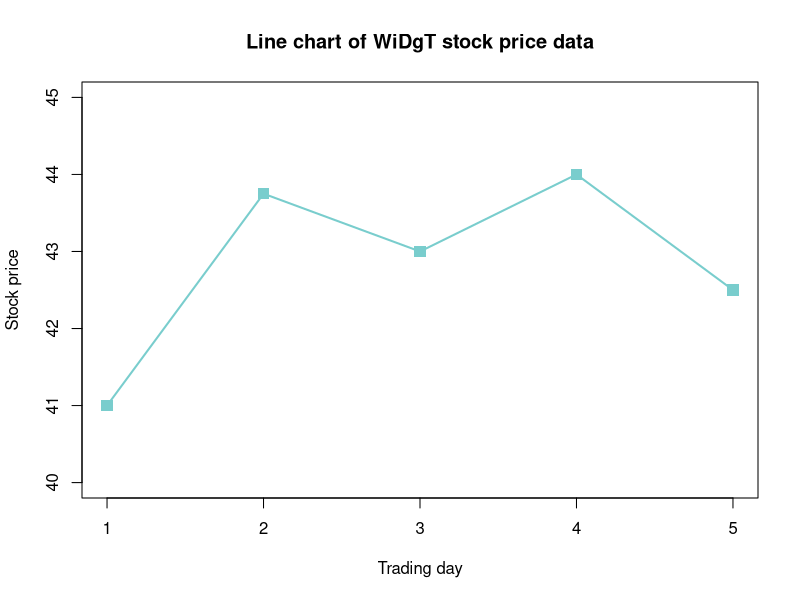
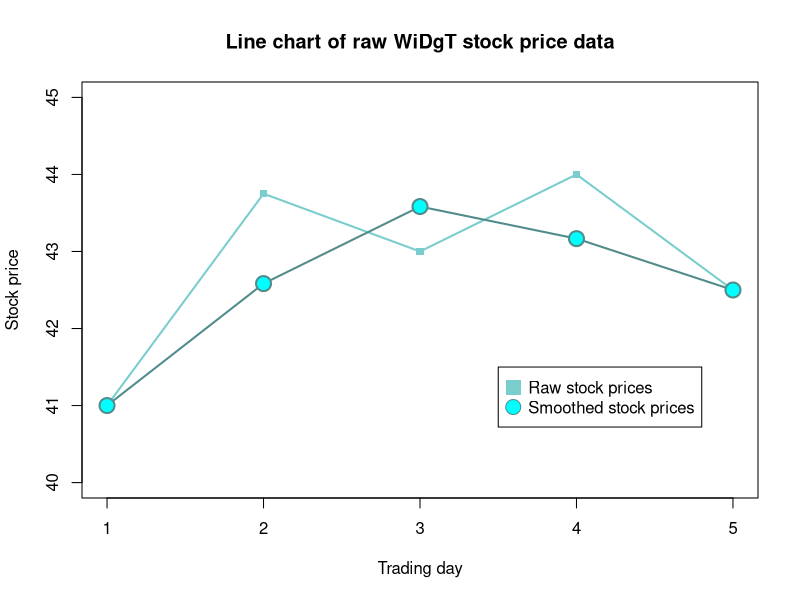
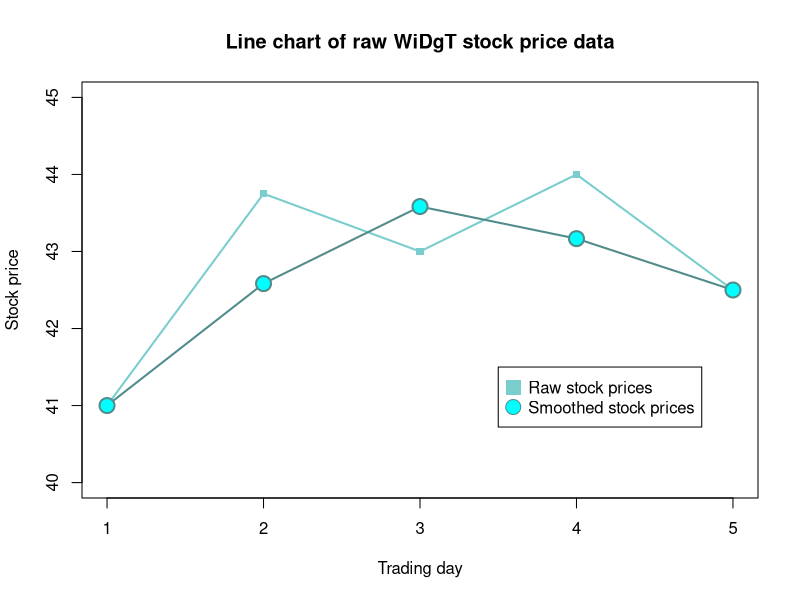
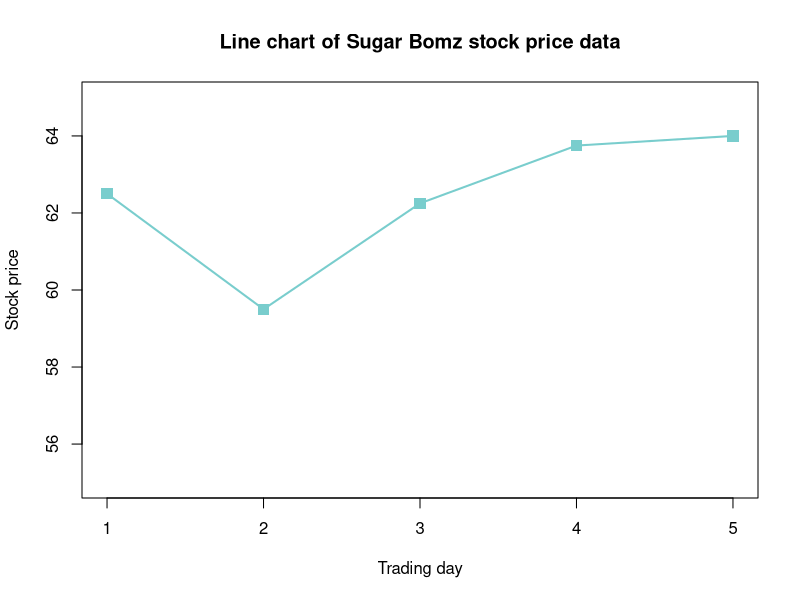
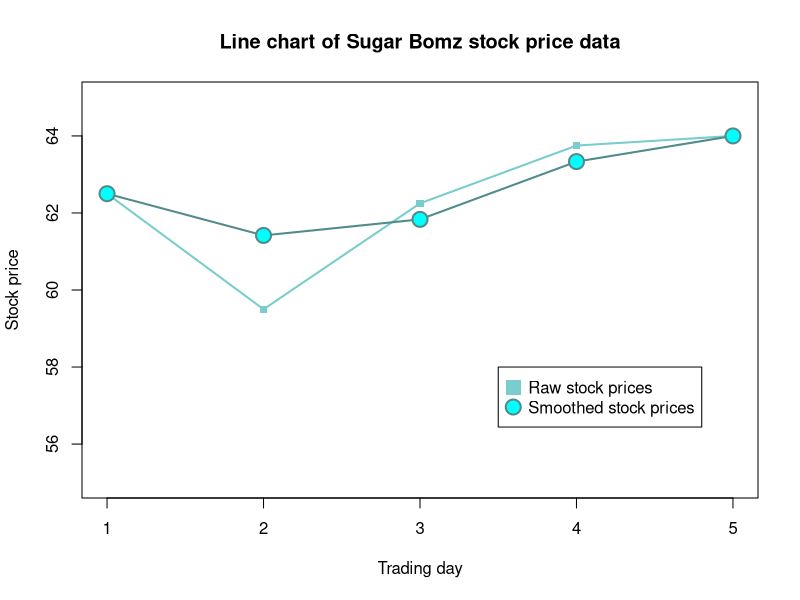
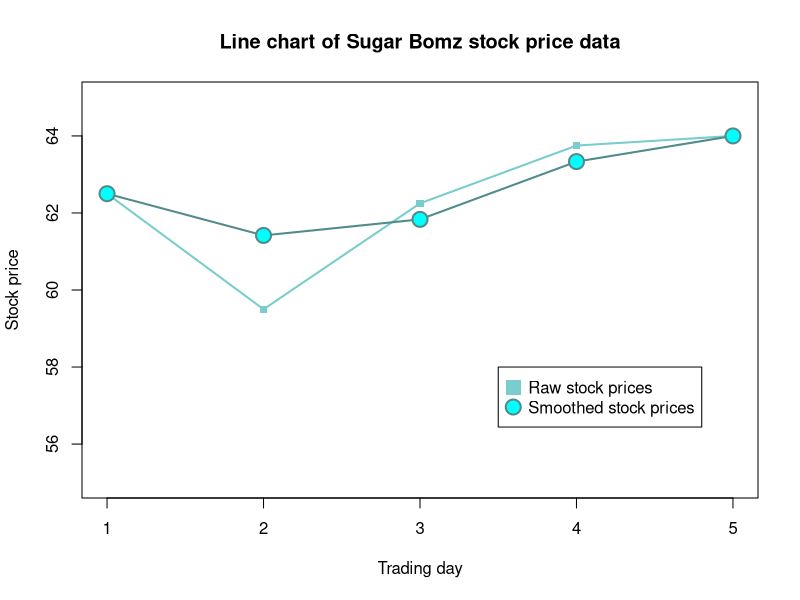

Reproduce these figures in R, in order.
## ---- chunk 1
rm( list = ls() )
## ---- chunk 2
# Example 1: Storing the data in vectors

trading.day.index.vector <- 1:5

stock.price.vector <-
  c( 41.00, 43.75, 43.00, 44.00, 42.50)
## ---- chunk 3
# Example 2: Drawing a line chart for the stock prices

plot(
  x = NULL,
  xlim = c(1, 5),
  ylim = c(40, 45),
  main = "Line chart of WiDgT stock price data",
  xlab = "Trading day",
  ylab = "Stock price"
)

lines(
  x = trading.day.index.vector,
  y = stock.price.vector,
  lty = "solid",
  lwd = 2,
  col = "darkslategray3"
)

points(
  x = trading.day.index.vector,
  y = stock.price.vector,
  pch = 15,
  cex = 1.5,
  col = "darkslategray3"
)
## ---- chunk 4
# Example 3: Calculating the smoothed value for day 2

day.2.smoothed.stock.price <-
  (stock.price.vector[ 1 ] +
     stock.price.vector[ 2 ] +
     stock.price.vector[ 3 ]) /
  3

cat(
  "Smoothed value of stock price on second day:",
  formatC(
    x = day.2.smoothed.stock.price,
    format = "f",
    digits = 2
  )
)
## ---- chunk 5
# Example 4: Calculating the smoothed value for day 3

day.3.smoothed.stock.price <-
  (stock.price.vector[ 2 ] +
     stock.price.vector[ 3 ] +
     stock.price.vector[ 4 ]) /
  3

cat(
  "Smoothed value of stock price on third day:",
  formatC(
    x = day.3.smoothed.stock.price,
    format = "f",
    digits = 2
  )
)
## ---- chunk 6
# Example 5: Calculating the smoothed value for day 4

day.4.smoothed.stock.price <-
  (stock.price.vector[ 3 ] +
     stock.price.vector[ 4 ] +
     stock.price.vector[ 5 ]) /
  3

cat(
  "Smoothed value of stock price on fourth day:",
  formatC(
    x = day.4.smoothed.stock.price,
    format = "f",
    digits = 2
  )
)
## ---- chunk 7
# Example 6: Calculating the smoothed value for day 1

day.1.smoothed.stock.price <-
  stock.price.vector[ 1 ]
## ---- chunk 8
# Example 7: Calculating the smoothed value for day 5

day.5.smoothed.stock.price <-
  stock.price.vector[ 5 ]
## ---- chunk 9
# Example 8: Storing the smoothed values in a vector

smoothed.stock.price.vector <-
    c(
        day.1.smoothed.stock.price,
        day.2.smoothed.stock.price,
        day.3.smoothed.stock.price,
        day.4.smoothed.stock.price,
        day.5.smoothed.stock.price
    )
## ---- chunk 10
# Example 9: Line chart with raw and smoothed values

plot(
  x = NULL,
  xlim = c(1, 5),
  ylim = c(40, 45),
  main = "Line chart of raw WiDgT stock price data",
  xlab = "Trading day",
  ylab = "Stock price"
)

lines(
  x = trading.day.index.vector,
  y = stock.price.vector,
  lty = "solid",
  lwd = 2,
  col = "darkslategray3"
)

points(
  x = trading.day.index.vector,
  y = stock.price.vector,
  pch = 15,
  lwd = 2,
  col = "darkslategray3"
)

lines(
  x = trading.day.index.vector,
  y = smoothed.stock.price.vector,
  lty = "solid",
  lwd = 2,
  col = "darkslategray4"
)

points(
  x = trading.day.index.vector,
  y = smoothed.stock.price.vector,
  pch = 21,
  cex = 2,
  lwd = 2,
  bg = "cyan",
  col = "darkslategray4"
)

legend(
  x = 3.5,
  y = 41.5,
  legend = c( "Raw stock prices", "Smoothed stock prices" ),
  pch = c( 15, 21),
  col = c( "darkslategray3", "darkslategray4"),
  pt.bg = "cyan",
  pt.cex = 2
)
## ---- chunk 11
# Example 10: Pre-allocating the smoothed values vector

smoothed.stock.price.vector <- numeric( 5 )
## ---- chunk 12
# Example 11: Directly displaying the smoothed values vector

smoothed.stock.price.vector
## ---- chunk 13
# Example 12: Assigning the smoothed value for day 1

smoothed.stock.price.vector[ 1 ] <-
  stock.price.vector[ 1 ]
## ---- chunk 14
# Example 13: Assigning the smoothed value for day 2

smoothed.stock.price.vector[ 2 ] <-
  (stock.price.vector[1] + 
     stock.price.vector[2] + 
     stock.price.vector[3]) / 
  3
## ---- chunk 15
# Example 14: Assigning the smoothed value for day 3

smoothed.stock.price.vector[ 3 ] <-
  (stock.price.vector[2] +
     stock.price.vector[3] +
     stock.price.vector[4]) /
  3
## ---- chunk 16
# Example 15: Assigning the smoothed value for day 4

smoothed.stock.price.vector[ 4 ] <-
  (stock.price.vector[3] +
     stock.price.vector[4] +
     stock.price.vector[5]) /
  3
## ---- chunk 17
# Example 16: Assigning the smoothed value for day 5

smoothed.stock.price.vector[ 5 ] <-
  stock.price.vector[ 5 ]
## ---- chunk 18
# Example 17: Line chart with raw and smoothed values

plot(
  x = NULL,
  xlim = c(1, 5),
  ylim = c(40, 45),
  main = "Line chart of raw WiDgT stock price data",
  xlab = "Trading day",
  ylab = "Stock price"
)

lines(
  x = trading.day.index.vector,
  y = stock.price.vector,
  lty = "solid",
  lwd = 2,
  col = "darkslategray3"
)

points(
  x = trading.day.index.vector,
  y = stock.price.vector,
  pch = 15,
  lwd = 2,
  col = "darkslategray3"
)

lines(
  x = trading.day.index.vector,
  y = smoothed.stock.price.vector,
  lty = "solid",
  lwd = 2,
  col = "darkslategray4"
)

points(
  x = trading.day.index.vector,
  y = smoothed.stock.price.vector,
  pch = 21,
  cex = 2,
  lwd = 2,
  bg = "cyan",
  col = "darkslategray4"
)

legend(
  x = 3.5,
  y = 41.5,
  legend = c( "Raw stock prices", "Smoothed stock prices" ),
  pch = c( 15, 21),
  col = c( "darkslategray3", "darkslategray4"),
  pt.bg = "cyan",
  pt.cex = 2
)
## ---- chunk 19
sbz.stock.price.vector <-
  c( 62.50, 59.50, 62.25, 63.75, 64.00)
## ---- chunk 20
plot(
  x = NULL,
  xlim = c(1, 5),
  ylim = c(55, 65),
  main = "Line chart of Sugar Bomz stock price data",
  xlab = "Trading day",
  ylab = "Stock price"
)

lines(
  x = trading.day.index.vector,
  y = sbz.stock.price.vector,
  lty = "solid",
  lwd = 2,
  col = "darkslategray3"
)

points(
  x = trading.day.index.vector,
  y = sbz.stock.price.vector,
  pch = 15,
  cex = 1.5,
  col = "darkslategray3"
)
## ---- chunk 21
sbz.day.1.smoothed.stock.price <-
  sbz.stock.price.vector[ 1 ]

sbz.day.2.smoothed.stock.price <-
  (sbz.stock.price.vector[ 1 ] +
     sbz.stock.price.vector[ 2 ] +
     sbz.stock.price.vector[ 3 ]) /
  3

sbz.day.3.smoothed.stock.price <-
  (sbz.stock.price.vector[ 2 ] +
     sbz.stock.price.vector[ 3 ] +
     sbz.stock.price.vector[ 4 ]) /
  3

sbz.day.4.smoothed.stock.price <-
  (sbz.stock.price.vector[ 3 ] +
     sbz.stock.price.vector[ 4 ] +
     sbz.stock.price.vector[ 5 ]) /
  3

sbz.day.5.smoothed.stock.price <-
  sbz.stock.price.vector[ 5 ]

sbz.smoothed.stock.price.vector <-
    c(
        sbz.day.1.smoothed.stock.price,
        sbz.day.2.smoothed.stock.price,
        sbz.day.3.smoothed.stock.price,
        sbz.day.4.smoothed.stock.price,
        sbz.day.5.smoothed.stock.price
    )
## ---- chunk 22
plot(
  x = NULL,
  xlim = c(1, 5),
  ylim = c(55, 65),
  main = "Line chart of Sugar Bomz stock price data",
  xlab = "Trading day",
  ylab = "Stock price"
)

lines(
  x = trading.day.index.vector,
  y = sbz.stock.price.vector,
  lty = "solid",
  lwd = 2,
  col = "darkslategray3"
)

points(
  x = trading.day.index.vector,
  y = sbz.stock.price.vector,
  pch = 15,
  lwd = 2,
  col = "darkslategray3"
)

lines(
  x = trading.day.index.vector,
  y = sbz.smoothed.stock.price.vector,
  lty = "solid",
  lwd = 2,
  col = "darkslategray4"
)

points(
  x = trading.day.index.vector,
  y = sbz.smoothed.stock.price.vector,
  pch = 21,
  cex = 2,
  lwd = 2,
  bg = "cyan",
  col = "darkslategray4"
)

legend(
  x = 3.5,
  y = 58,
  legend = c( "Raw stock prices", "Smoothed stock prices" ),
  pch = c( 15, 21),
  col = c( "darkslategray3", "darkslategray4"),
  pt.bg = "cyan",
  pt.lwd = 2,
  pt.cex = 2
)
## ---- chunk 23
sbz.smoothed.stock.price.vector <-
  numeric( 5 )

sbz.smoothed.stock.price.vector[ 1 ] <-
  sbz.stock.price.vector[ 1 ]

sbz.smoothed.stock.price.vector[ 2 ] <-
  (sbz.stock.price.vector[ 1 ] +
     sbz.stock.price.vector[ 2 ] +
     sbz.stock.price.vector[ 3 ] ) /
  3

sbz.smoothed.stock.price.vector[ 3 ] <-
  (sbz.stock.price.vector[ 2 ] +
     sbz.stock.price.vector[ 3 ] +
     sbz.stock.price.vector[ 4 ] ) /
  3

sbz.smoothed.stock.price.vector[ 4 ] <-
  (sbz.stock.price.vector[ 3 ] +
     sbz.stock.price.vector[ 4 ] +
     sbz.stock.price.vector[ 5 ] ) /
  3


sbz.smoothed.stock.price.vector[ 5 ] <-
  sbz.stock.price.vector[ 5 ]
## ---- chunk 24
plot(
  x = NULL,
  xlim = c(1, 5),
  ylim = c(55, 65),
  main = "Line chart of Sugar Bomz stock price data",
  xlab = "Trading day",
  ylab = "Stock price"
)

lines(
  x = trading.day.index.vector,
  y = sbz.stock.price.vector,
  lty = "solid",
  lwd = 2,
  col = "darkslategray3"
)

points(
  x = trading.day.index.vector,
  y = sbz.stock.price.vector,
  pch = 15,
  lwd = 2,
  col = "darkslategray3"
)

lines(
  x = trading.day.index.vector,
  y = sbz.smoothed.stock.price.vector,
  lty = "solid",
  lwd = 2,
  col = "darkslategray4"
)

points(
  x = trading.day.index.vector,
  y = sbz.smoothed.stock.price.vector,
  pch = 21,
  cex = 2,
  lwd = 2,
  bg = "cyan",
  col = "darkslategray4"
)

legend(
  x = 3.5,
  y = 58,
  legend = c( "Raw stock prices", "Smoothed stock prices" ),
  pch = c( 15, 21),
  col = c( "darkslategray3", "darkslategray4"),
  pt.bg = "cyan",
  pt.lwd = 2,
  pt.cex = 2
)
